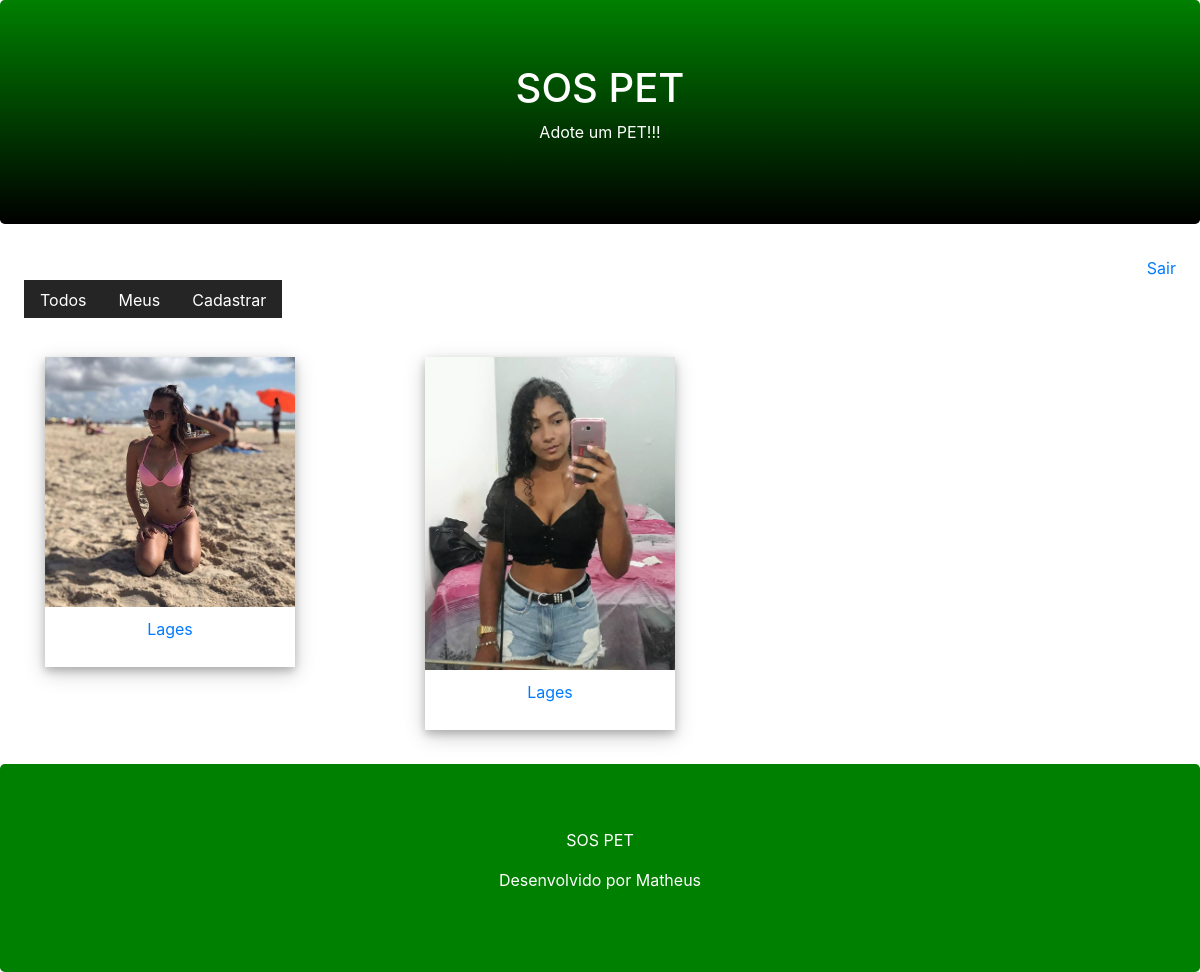
Before: /pet/all/ with the older database file.
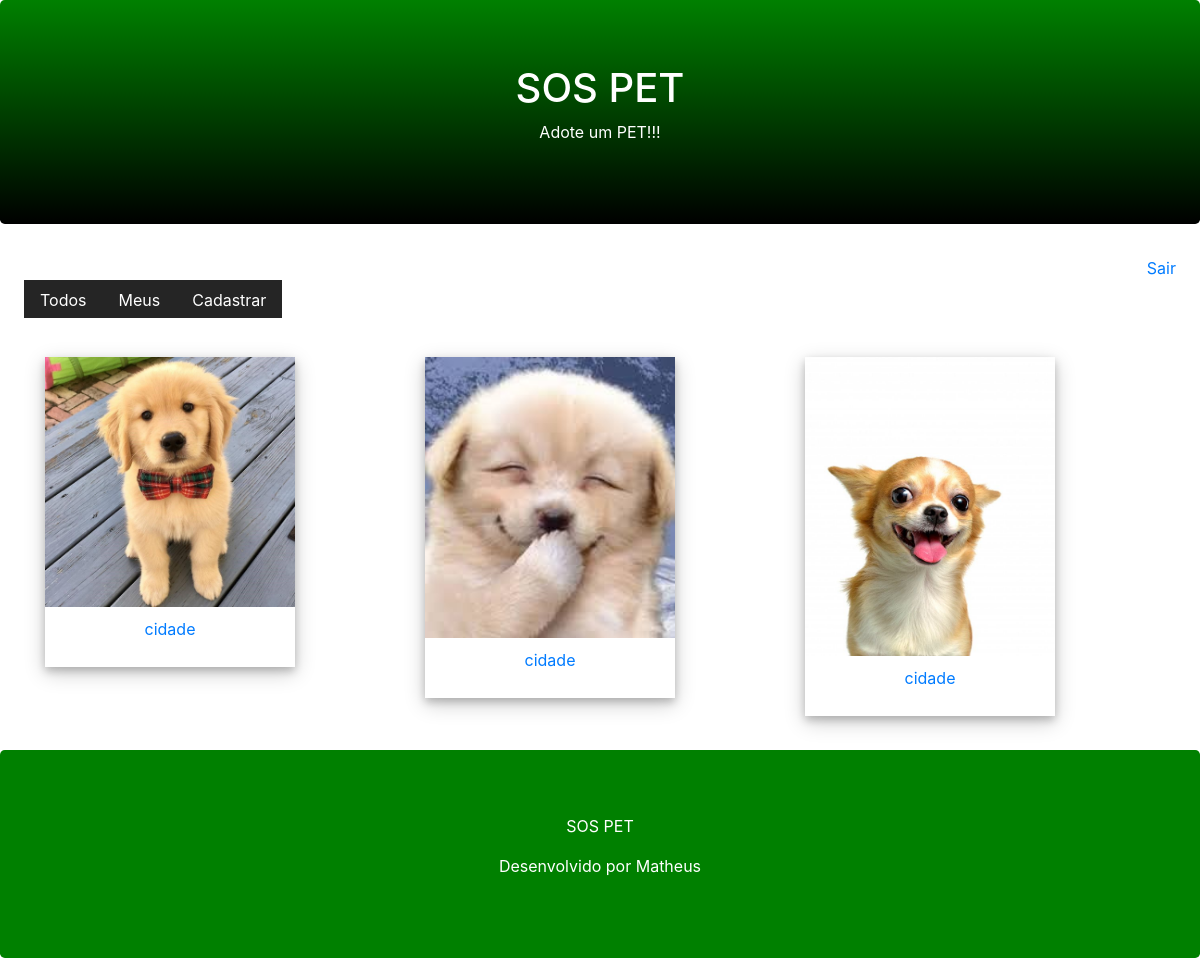
After: the same page with the newer database file.
### core/models.py (models this page shows, shortened)
class Pet(models.Model):
    city = models.CharField(max_length=100)
    description = models.TextField()
    phone = models.CharField(max_length=11, null=True)
    email = models.EmailField(null=True, blank=True)
    user = models.ForeignKey(User, on_delete=models.CASCADE)
    end_date = models.DateTimeField(null=True, blank=True)
    begin_date = models.DateTimeField(auto_now_add=True)
    active = models.BooleanField(default=True)
    photo = models.ImageField(upload_to='pet', blank=True, null=True)
    class Meta:
        db_table = 'pet_lost'

### core/views.py (the view)
# urls.py: path('pet/all/',views.list_all_pets),
def list_all_pets(request):
    pet= Pet.objects.filter(active=True)
    return render(request,'list.html',{'pet':pet})

### core/templates/list.html (shortened to what this page needs)
{% extends "model-page.html" %}
    {% block content %}
    <div class="container">
        <div class="row">
            {% for p in pet %}
                <div class="col-sm-4">
                    <a href="../detail/{{ p.id }}">
                        <div class="polaroid">
                            <img src="{{ p.photo.url }}" alt="Norway" style="width:100%">
                            <div class="container">
                                <p>{{ p.city }}</p>
                            </div>
                        </div>
                    </a>
                    <br>
                </div>
            {% endfor %}
        </div>
    </div>
    {% endblock %}

### core/templates/model-page.html (shortened to what this page needs)
<!DOCTYPE html>
<html >
<head>
    {% include "model-header.html" %}
</head>
<body>
    {% block content%}{% endblock %}
    {%include "model-footer.html" %}
</body>
</html>

### core/templates/model-header.html (shortened to what this page needs)
<link rel="stylesheet" href="https://maxcdn.bootstrapcdn.com/bootstrap/4.5.2/css/bootstrap.min.css">
<div class="jumbotron header text-center">
    <h1>SOS PET</h1>
    <p>Adote um PET!!!</p>
</div>
<div class="text-right mr-4">
    <a href="/logout/">Sair</a>
</div>
<div id="menu">
    <ul class="nav ml-4 mb-4">
        <li class="nav-item">
            <a class="nav-link" href="/pet/all">Todos</a>
        </li>
        <li class="nav-item">
            <a class="nav-link" href="/pet/user">Meus</a>
        </li>
        <li class="nav-item">
            <a class="nav-link" href="/pet/register/">Cadastrar</a>
        </li>
    </ul>
</div>

### core/templates/model-footer.html
<div class="jumbotron footer text-center" style="background-color:green;
                                                 color: white;
                                                 margin-bottom: 0;">
    <p>SOS PET</p>
    <p>Desenvolvido por Matheus </p>
</div>

### core/templates/list.html (style rules this page uses)
.polaroid { width:250px; box-shadow:0 4px 8px 0 rgba(0, 0, 0, 0.2), 0 6px 20px 0 rgba(0, 0, 0, 0.2); text-align: center; }
.container { padding:10px; }

### core/templates/model-header.html (style rules this page uses)
#menu a { color:white; background-color: #252525; border-bottom: transparent solid 1px; padding-bottom: 5px; margin-bottom: 5px; }
.jumbotron.header { background-color: green; color:white; background-image: linear-gradient(green,black); }

Changed rows visible on the page:
removed Pet: photo (picture), city "Lages"
removed Pet: photo (picture), city "Lages"
added Pet: photo (picture), city "cidade"
added Pet: photo (picture), city "cidade"
added Pet: photo (picture), city "cidade"
